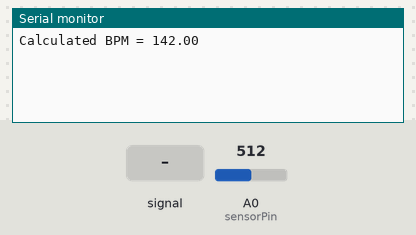
The sketch below on a simulated Arduino Uno, built with avr-gcc and run on an emulated ATmega328P. Shown: the last lines printed to the serial monitor. The inputs (shaded band) are chosen by the test bench; at power-on: A0 (sensorPin) = 512.

Above: at 1.2 s.
1.3 s: A0 (sensorPin) fed a 200 Hz sine of ±255 counts around its level
At 1.57 s:
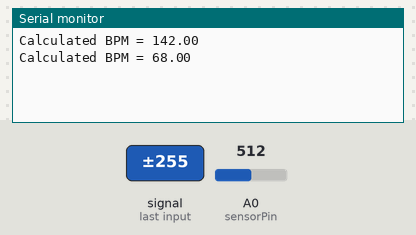
2.8 s: A0 (sensorPin) fed a 2 Hz sine of ±306 counts around its level
At 3.9 s:
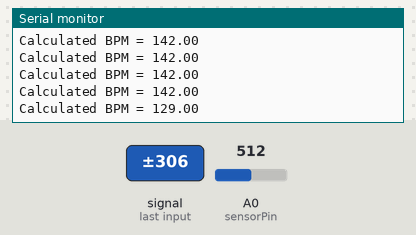
Timing chart, 0 to 5.8 s (numbered marks = the images above; inputs shaded):
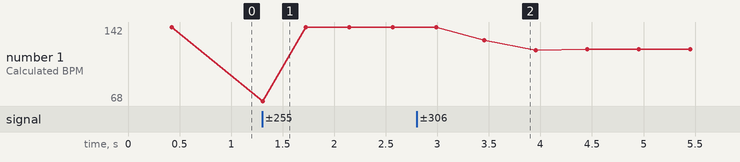

The sketch:

calculate_bpm.ino
```cpp
// (licence header left out)
namespace {
    const int sensorPin = A0;

    int heartRate = 0;                               /**< Variable to calculate the mean of the detected beats. */
    int BPM = 0;                                     /**< Variable to feed the interpreter (Beats per minute). */
    int count = 0;                                   /**< Variable to count detected beats. */
    int threshold = 345;                             /**< Set threshold for correct measurement (see adjust_threshold.ino). */
    float hr = 0;                                    /**< Variable to calculate 1 BPM. */

    unsigned long startTime = 0;                     /**< Timer needed for while loop. */
    unsigned long IBI = 0;                           /**< Inter Beat Interval (ms). */
    unsigned long newBeatTime = 0;                   /**< Timer to Calculate IBI. */
    unsigned long lastTime = 0;                      /**< Timer to Calculate IBI. */
    unsigned long readingTime = 15000;               /**< Reading sensor Time (15 seconds). */

    bool waveDetected = false;                       /**< Boolean to avoid false positives when the wave decreases. */
}

void setup() {
    Serial.begin(9600);
}

void loop() {
    startTime = millis();

    // Reading pulse sensor for readingTime seconds
    while (millis() < (startTime + readingTime)) {
        // Store new time to calculate IBI
        newBeatTime = millis();

        if (analogRead(sensorPin) >= threshold) {
            // Check wave rising and IBI > 420 ms
            if ((!waveDetected) && ((newBeatTime - lastTime) > 420)) {

                IBI = newBeatTime - lastTime;
                lastTime = millis();

                // Add a heart beat detected to the counter
                count++;

                // Calculate 1 BPM
                hr = (60000 / IBI);

                // Add BPMs calculated
                heartRate += hr;

                Serial.print("Calculated BPM = ");
                Serial.println(hr);

                // Necessary to check that the wave decreases
                waveDetected = true;
            }
        }
        else
            // With the next beat it is necessary to check that the wave is rising
            waveDetected = false;
    }

    Serial.print("Beats detected = ");
    Serial.println(count);

    BPM = heartRate / count;

    Serial.print("BPM = ");
    Serial.println(BPM);

    // --- reset variables
    count = 0;
    heartRate = 0;
    waveDetected = false;
}
```

Measured:
- after the input at 1.3 s, the serial monitor: prints a new line at once (image 1)
- after the input at 2.8 s, the serial monitor: prints a new line after 0.65 s (image 2)
- plotted number 1: 142 → 120 after the input at 2.8 s
